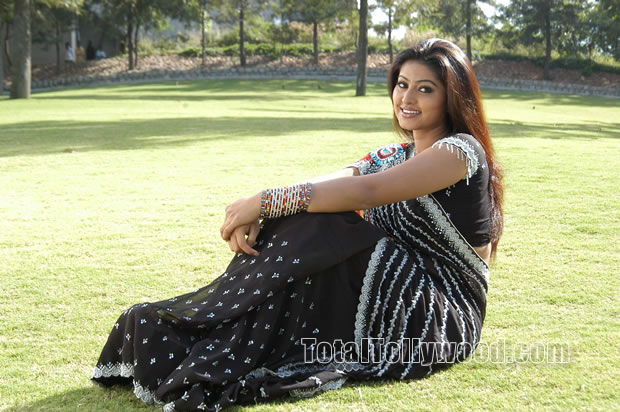
#> input picture tkinter/Pillow/images/a.jpg, 620 x 412 px
$ python 02_resize_image.py   (older library calls are emulated)
#> lines starting #> are read from the running program, lines starting #| are printed output that depends on the picture
"""
img.thumbnail(new_size):-
It maintains the aspect ratio of image.
It can't makes bigger image than it's original size.

new = img.resize((300, 200), Image.ANTIALIAS) #to resize (you can do anything with this)
Image.ANTIALIAS: to make image edge smooth
"""
from PIL import Image

img = Image.open("images/a.jpg")
#> img is the input picture: PIL image 620x412 RGB; mean R, G, B 151.2, 154.2, 120.7
print(img.size)
#| (620, 412)

# new_size = (1000, 200) #to give new size of image
# img.thumbnail(new_size) #to resize
# print(img.size)


# new = img.resize((200, 200)) #to resize

new2 = img.resize((200, 200), Image.ANTIALIAS) #Image.ANTIALIAS: to make image edge smooth
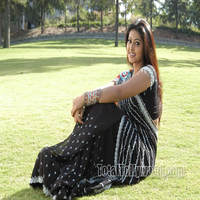
#> new2: PIL image 200x200 RGB; mean R, G, B 151.2, 154.2, 120.7
print(new2.size)
#| (200, 200)
